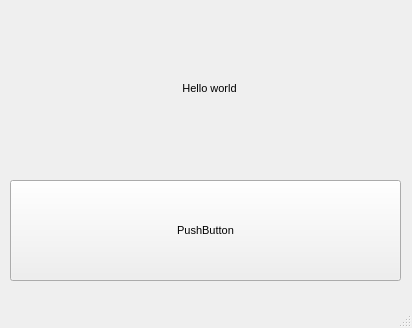
<?xml version="1.0" encoding="UTF-8"?>
<ui version="4.0">
 <class>mainWindow</class>
 <widget class="QMainWindow" name="mainWindow">
  <property name="geometry">
   <rect>
    <x>0</x>
    <y>0</y>
    <width>412</width>
    <height>328</height>
   </rect>
  </property>
  <property name="windowTitle">
   <string>MainWindow</string>
  </property>
  <widget class="QWidget" name="centralwidget">
   <widget class="QPushButton" name="click_me_btn">
    <property name="geometry">
     <rect>
      <x>10</x>
      <y>180</y>
      <width>391</width>
      <height>101</height>
     </rect>
    </property>
    <property name="font">
     <font>
      <family>MS Shell Dlg 2</family>
      <pointsize>8</pointsize>
      <weight>50</weight>
      <bold>false</bold>
     </font>
    </property>
    <property name="text">
     <string>PushButton</string>
    </property>
   </widget>
   <widget class="QLabel" name="hello_world_label">
    <property name="geometry">
     <rect>
      <x>24</x>
      <y>28</y>
      <width>371</width>
      <height>121</height>
     </rect>
    </property>
    <property name="font">
     <font>
      <family>MS Shell Dlg 2</family>
      <pointsize>8</pointsize>
     </font>
    </property>
    <property name="text">
     <string>Hello world</string>
    </property>
    <property name="alignment">
     <set>Qt::AlignCenter</set>
    </property>
   </widget>
  </widget>
  <widget class="QMenuBar" name="menubar">
   <property name="geometry">
    <rect>
     <x>0</x>
     <y>0</y>
     <width>412</width>
     <height>22</height>
    </rect>
   </property>
  </widget>
  <widget class="QStatusBar" name="statusbar"/>
 </widget>
 <resources/>
 <connections/>
</ui>
